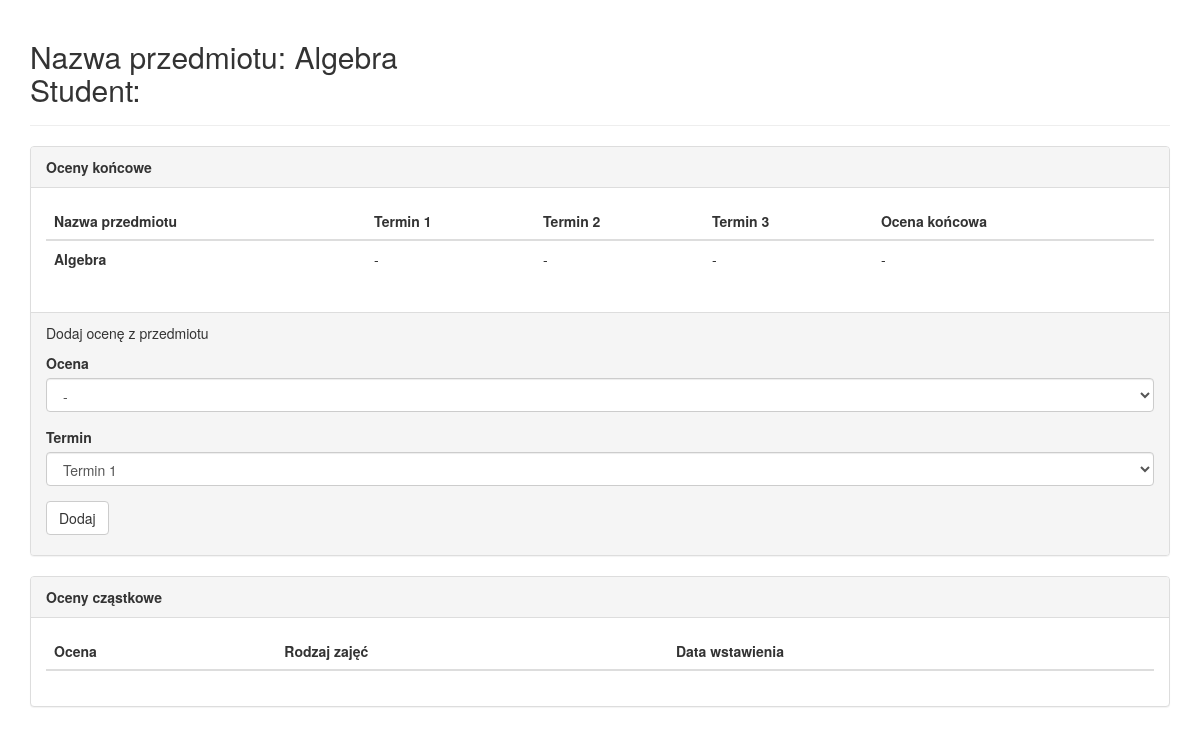
The app's page /teacher/subject/1/student/2 (signed in) with its own data.
### database/models.py (models this page shows, shortened)
class Subject(models.Model):
    teacher_id = models.ForeignKey(Teacher)
    name = models.CharField(max_length=20)
    students = models.ManyToManyField(Student,through='SubjectsStudents',blank=True,null=True)
    course_homepage = models.CharField(max_length=20, blank=True,null=True)
    ECTS = models.IntegerField(default=3)
    exam = models.BooleanField(default=False, blank=True)
    def __str__(self):
        return self.name

class SubjectsStudents(models.Model):
    TERM_CHOICES = (
        (1, '1'),
        (2, '2'),
        (3, '3'),
        (4, '4'),
        (5, '5'),
        (6, '6'),
        (7, '7'),
        (8, '8'),
        (9, '9'),
        (10, '10')
    )
    student_id = models.ForeignKey(Student,blank=True,null=True)
    subject_id = models.ForeignKey(Subject,blank=True,null=True)
    final_grade_id = models.OneToOneField(FinalGrade,blank=True,null=True)
    term_number = models.IntegerField(choices=TERM_CHOICES,default='1',blank=True,null=True)

class FinalGrade(models.Model):
    GRADE_CHOICES = (
        ('2.0', '2.0'),
        ('3.0', '3.0'),
        ('3.5', '3.5'),
        ('4.0', '4.0'),
        ('4.5', '4.5'),
        ('5.0', '5.0'),
        ('zal', 'zal'),
        ('nb', 'nb'),
        ('-','-')
    )
    student_id = models.ForeignKey(Student)
    subsubject_id = models.ForeignKey(Subsubject)
    final_value = models.CharField(max_length=3, default='-',choices=GRADE_CHOICES)
    final_date = models.DateTimeField(blank=True,null=True)
    term1_value = models.CharField(max_length=3, default='-',choices=GRADE_CHOICES)
    term1_date = models.DateTimeField(blank=True,null=True)
    term2_value = models.CharField(max_length=3, default='-',choices=GRADE_CHOICES)
    term2_date = models.DateTimeField(blank=True,null=True)
    term3_value = models.CharField(max_length=3, default='-',choices=GRADE_CHOICES)
    term3_date = models.DateTimeField(blank=True,null=True)

### database/views.py (the view)
# urls.py: url(r'^teacher/subject/(?P<subject_id>[0-9]+)/student/(?P<student_id>[0-9]+)$', views.teacherstudent, name='teacherstudent'),
def teacherstudent(request, subject_id, student_id):
    if request.user.is_authenticated():
        try:
            te = Teacher.objects.get(user=request.user)
            subject = Subject.objects.get(pk=subject_id)
            if subject.teacher_id != te:
                return HttpResponse("Nie prowadzisz tego przedmiotu")
            st = Student.objects.get(pk=student_id)
            if SubjectsStudents.objects.filter(student_id = st.pk).filter(subject_id = subject.pk):
                subGrades = (subGrade for subGrade in Subgrade.objects.all().filter(student_id = st).filter(sub_subject_id__subject_id = subject).order_by('-date'))
                subjectsStudents = (subjectStudent for subjectStudent in SubjectsStudents.objects.filter(student_id = st))
            	subsubjectsStudents = (subsubjectStudent for subsubjectStudent in SubsubjectsStudents.objects.filter(student_id = st))
            return render(request, 'database/teacherstudent.html', {'teacher': te, 'subject': subject, 'student': st, 'subGrades': subGrades, 'subjectsStudents':subjectsStudents, 'subsubjectsStudents':subsubjectsStudents})
        except Student.DoesNotExist:
            return HttpResponse("Dany student nie istnieje")
        except SubjectsStudents.DoesNotExist:
            return HttpResponse("Student nie jest zapisany na ten przedmiot")
        except Teacher.DoesNotExist:
            return HttpResponse("Nie ma nauczyciela")
        except Subject.DoesNotExist:
            return HttpResponse("Brak przedmiotu")
    else:
        return HttpResponse("Niezalogowany")

### database/templates/database/teacherstudent.html (shortened to what this page needs)
<!DOCTYPE html>
<html lang="en">
<head>
  <link rel="stylesheet" href="http://maxcdn.bootstrapcdn.com/bootstrap/3.3.4/css/bootstrap.min.css">
</head>
<body>
<div class="container">
<div class="page-header">
<h2>Nazwa przedmiotu: {{subject.name}}</br>Student: {{student.user.first_name}} {{student.user.last_name}}</h2>
</div>
<div class="panel panel-default">
<div class="panel-heading"><b>Oceny końcowe</b></div>
<div class="panel-body">
<table class="table table-hover">
				<thead>
				  <tr>
					<th>Nazwa przedmiotu</th>
					<th>Termin 1</th>
					<th>Termin 2</th>
					<th>Termin 3</th>
					<th>Ocena końcowa</th>
				  </tr>
				</thead>
				<tbody>
				{% for subjectStudent in subjectsStudents %}
					<tr><td><b>{{subjectStudent.subject_id}}</b></td><td>{{subjectStudent.final_grade_id.term1_value}}</td><td>{{subjectStudent.final_grade_id.term2_value}}</td><td>{{subjectStudent.final_grade_id.term3_value}}</td><td>{{subjectStudent.final_grade_id.final_value}}</td></tr>
				{% endfor %}
				</tbody>
			  </table>
</div>
<div class="panel-footer">
<p class="subjects">Dodaj ocenę z przedmiotu</p>
<div class="form-group">
      <label for="grade_value">Ocena</label>
    <form action="{% url 'teacheraddgrade' %}" method='post'>
	<select name="grade_value" class="form-control">
		<option>-</option>
	</select>
	</div>
	<div class="form-group">
      <label for="term">Termin</label>
	<select name="term" class="form-control">
		<option value="term1">Termin 1</option>
	</select>
	</div>
	<input type="submit" class="btn btn-default" value="Dodaj" />
</div>
</div>
<div class="panel panel-default">
<div class="panel-heading"><b>Oceny cząstkowe</b></div>
<div class="panel-body">
  <table class="table table-hover">
    <thead>
      <tr>
        <th>Ocena</th>
        <th>Rodzaj zajęć</th>
        <th>Data wstawienia</th>
      </tr>
    </thead>
  </table>
</div>
</div>
</body>
</html>

### records on screen
Subject: name "Algebra"
SubjectsStudents: subject_id "Algebra", final_grade_id.term1_value "-", final_grade_id.term2_value "-", final_grade_id.term3_value "-", final_grade_id.final_value "-"
